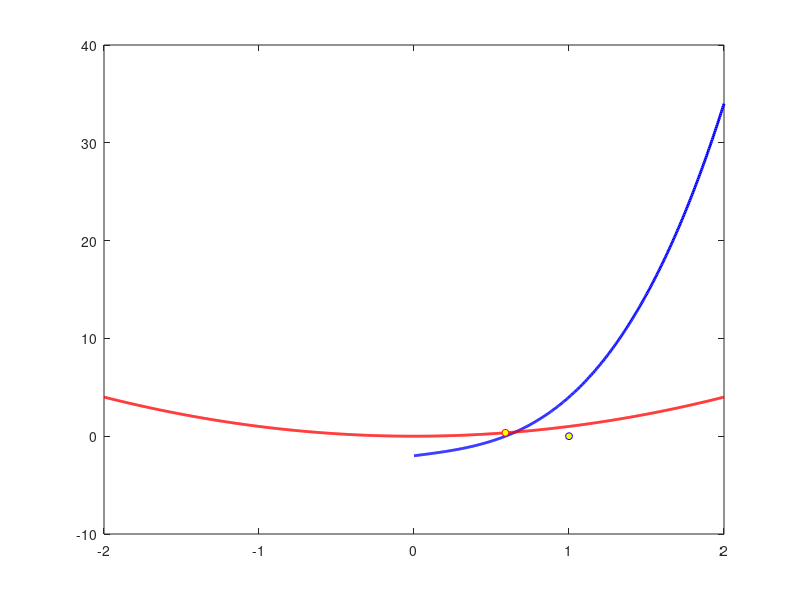

Write the MATLAB code that produced this figure. (Note: this script raises an error after producing the figure.)
%Tomas Salaz Math/CS375 Numerical Methods
%HW2 due 9/27

%% (a) 
% See attached .pdf for explanatin
% Distance between points (x,x^2) and (1,0) given by
% D = sqrt[(x-1)^2 + (x^2-0)^2]
% D^2 = (x-1)^2 + (x^2)^2 = (x-1)^2 + x^4 == x^4 + x^2 - 2x + 1
% d/dx[D^2] = d/dx[x^4 + x^2 - 2x + 1] == 4x^3 + 2x - 2
% Solving for Inflectoin Point 
% 0 = 4x^3 + 2x - 2 
% if f(x) = 0, then 
% f(x) = 2x^3 + 2x - 2

%% (b) and (c)
%Funtion and Derivitive defiend by X parameter and Params for Method
bfx = @(x) x.^2;             %Base Funnction x^2
f = @(x) 4*x.^3 + 2*x - 2;  %Funciton
df = @(x) 12*x^.2 + 2 ;     %Derivitive
x0 = 2;                     %Inital Guess
%x0 = 1; x0=2.5             %Testing Cases
tol = 1e-4;                 %Tolerance 
max_i = 100;                %Max Iterations

%Newtons Method Implementation
x = x0;
for i = 1: max_i
    %Run Initial Cases
    fx = f(x);
    dfx = df(x);
    %Check for valid Derivitive Case
    if dfx == 0
        fprintf("Failed, dfx=0");
    end
    %Assigment of Newtons Method
    xi = x - fx/dfx;

    %Check tolerance for i-th iteration
    if abs(x - xi) < tol
        fprintf("Converged to x = %.6f in %d iterations\n", xi, i);
        fprintf("f(%.6f) = %.6f", xi, abs(bfx(xi)));
        break;
    end 
    %Reassign for next Iteration
    x = xi;

    %No Convergence Catcher
    if i == max_i
        fprintf("No Convergence");
    end


end

%% (d)
%Set the Graphs X-Axis bounds and Call the funciton, stored in an Array
x_bound1 = linspace (0,2,500);
x_bound2 = linspace(-2,2,1000);
%Draw the Graph
figure;
%Plotting points of Convergence Form Newtons Method%
fun_vals = arrayfun(f,x_bound1);
%NOTE: Use abs(fun_vals) for better visual
plot(x_bound1, (fun_vals), 'b-', 'LineWidth', 2); hold on;
%Plot the f(x) = x^2 at the Result the Method Gave
fun_vals_b = arrayfun(bfx, x_bound2);
plot(x_bound2, fun_vals_b, '-r' , 'LineWidth', 2); hold on;
%Plotting Points of Intrest
plot(xi, bfx(xi) , 'ro' , 'MarkerSize', 5, 'MarkerFaceColor', 'y'); hold on;
plot(1,0 ,'bo','MarkerSize', 5, 'MarkerFaceColor', 'y'); hold on;
%Making Graph Look Good
x_range = [-1,2]; y_range = [-1,3];
xline(0, '-black', LineWidth=.5); yline(0, '-black',LineWidth=.5);
title("f(x)=4x^3+2x^2-2 w/ Newtons Method: x0=2");
legend("f(x)=2x^3+2x-2" , "g(x)=x^2","[g(0.589695),0.34774]" , "[1,0]");
grid on;
axis([x_range(1), x_range(2) ,y_range(1) , y_range(2)]);
